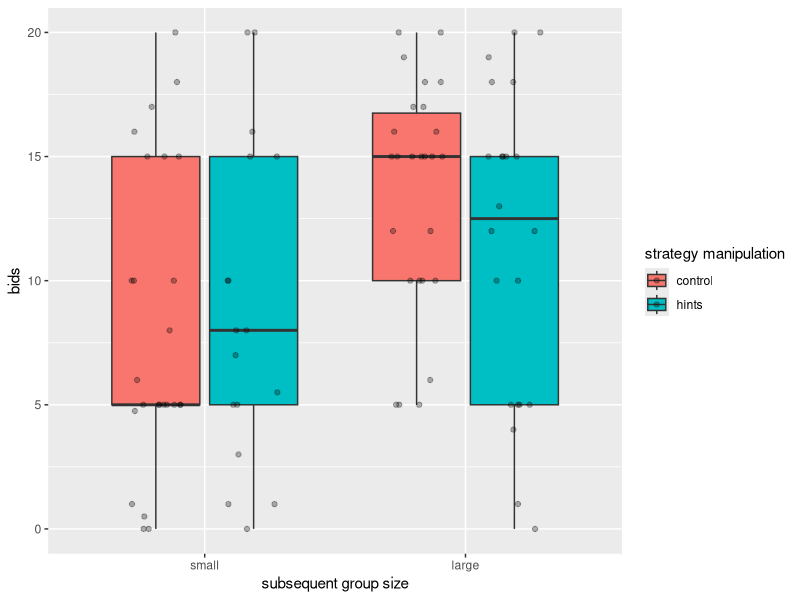

Write R code to recreate this figure.
###### This is the file where you save your R code that produces the objects (graphs, tables) that you want to embed into 
# your assignment.  Make sure that there are no errors when you source this file before sourcing it from assignment3.Rmd file.
# To show you how it is done I have included code below that answers question 3.

rm(list=ls()) #makes sure that your work environment is clean.
library("tidyverse") #we use functions from this library.

mydf <- read_csv("publicdata/wtpvswta1.csv") # reads in the data
mydf$strategy <- factor(mydf$strategy,labels=c("control","hints")) # strategy is coded 0/1: instead give it meaningful names.
mydf$size <- factor(mydf$size,labels=c("small","large")) # size is coded 5/20: give it meaningful names.
mydf <- mydf%>%
  mutate(endowment_effect=ask-bid)

######Question 3

(first_plot <- mydf %>% # assign the name first_plot (referenced in your assignment3.Rmd file), use dataframe mydf THEN
  ggplot(aes(x=factor(size),y=bid,fill=strategy))+ # x axis is group size, y axis is bids, with separate boxes for strategies.
  geom_boxplot(outlier.shape = NA)+# do not plot outliers because we add data below.
  geom_point(position=position_jitterdodge(),alpha=0.3) + # the data with some random noise and transparency to avoid overplotting.
  labs(y="bids", x="subsequent group size",fill="strategy manipulation")) # some labels.

